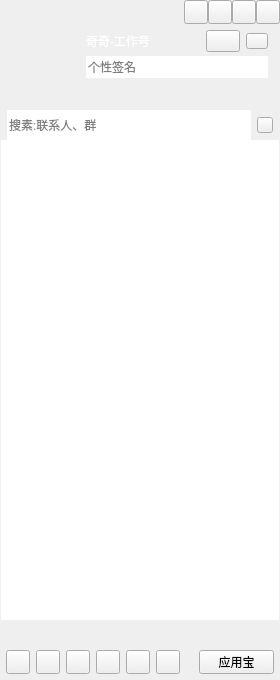
<?xml version="1.0" encoding="UTF-8"?>
<ui version="4.0">
 <class>CCMainWindowClass</class>
 <widget class="QWidget" name="CCMainWindowClass">
  <property name="geometry">
   <rect>
    <x>0</x>
    <y>0</y>
    <width>280</width>
    <height>680</height>
   </rect>
  </property>
  <property name="minimumSize">
   <size>
    <width>280</width>
    <height>680</height>
   </size>
  </property>
  <property name="windowTitle">
   <string>CCMainWindow</string>
  </property>
  <layout class="QVBoxLayout" name="verticalLayout_6">
   <property name="spacing">
    <number>0</number>
   </property>
   <property name="leftMargin">
    <number>0</number>
   </property>
   <property name="topMargin">
    <number>0</number>
   </property>
   <property name="rightMargin">
    <number>0</number>
   </property>
   <property name="bottomMargin">
    <number>0</number>
   </property>
   <item>
    <widget class="QWidget" name="titleWidget" native="true">
     <property name="sizePolicy">
      <sizepolicy hsizetype="Expanding" vsizetype="Preferred">
       <horstretch>0</horstretch>
       <verstretch>0</verstretch>
      </sizepolicy>
     </property>
     <property name="titleskin" stdset="0">
      <bool>true</bool>
     </property>
     <layout class="QVBoxLayout" name="verticalLayout_2">
      <property name="spacing">
       <number>0</number>
      </property>
      <property name="leftMargin">
       <number>0</number>
      </property>
      <property name="topMargin">
       <number>0</number>
      </property>
      <property name="rightMargin">
       <number>0</number>
      </property>
      <property name="bottomMargin">
       <number>0</number>
      </property>
      <item>
       <layout class="QHBoxLayout" name="horizontalLayout">
        <property name="spacing">
         <number>0</number>
        </property>
        <property name="leftMargin">
         <number>12</number>
        </property>
        <item>
         <widget class="QLabel" name="titleIcon">
          <property name="sizePolicy">
           <sizepolicy hsizetype="Fixed" vsizetype="Fixed">
            <horstretch>0</horstretch>
            <verstretch>0</verstretch>
           </sizepolicy>
          </property>
          <property name="minimumSize">
           <size>
            <width>42</width>
            <height>18</height>
           </size>
          </property>
          <property name="maximumSize">
           <size>
            <width>42</width>
            <height>18</height>
           </size>
          </property>
          <property name="text">
           <string/>
          </property>
         </widget>
        </item>
        <item>
         <spacer name="horizontalSpacer">
          <property name="orientation">
           <enum>Qt::Horizontal</enum>
          </property>
          <property name="sizeHint" stdset="0">
           <size>
            <width>40</width>
            <height>20</height>
           </size>
          </property>
         </spacer>
        </item>
        <item>
         <widget class="QPushButton" name="palcehold1">
          <property name="minimumSize">
           <size>
            <width>24</width>
            <height>24</height>
           </size>
          </property>
          <property name="maximumSize">
           <size>
            <width>24</width>
            <height>24</height>
           </size>
          </property>
          <property name="text">
           <string/>
          </property>
          <property name="iconSize">
           <size>
            <width>16</width>
            <height>16</height>
           </size>
          </property>
         </widget>
        </item>
        <item>
         <widget class="QPushButton" name="placehold2">
          <property name="minimumSize">
           <size>
            <width>24</width>
            <height>24</height>
           </size>
          </property>
          <property name="maximumSize">
           <size>
            <width>24</width>
            <height>24</height>
           </size>
          </property>
          <property name="text">
           <string/>
          </property>
          <property name="iconSize">
           <size>
            <width>16</width>
            <height>16</height>
           </size>
          </property>
         </widget>
        </item>
        <item>
         <widget class="QPushButton" name="sysmin">
          <property name="minimumSize">
           <size>
            <width>24</width>
            <height>24</height>
           </size>
          </property>
          <property name="maximumSize">
           <size>
            <width>24</width>
            <height>24</height>
           </size>
          </property>
          <property name="text">
           <string/>
          </property>
          <property name="iconSize">
           <size>
            <width>16</width>
            <height>16</height>
           </size>
          </property>
         </widget>
        </item>
        <item>
         <widget class="QPushButton" name="sysclose">
          <property name="minimumSize">
           <size>
            <width>24</width>
            <height>24</height>
           </size>
          </property>
          <property name="maximumSize">
           <size>
            <width>24</width>
            <height>24</height>
           </size>
          </property>
          <property name="text">
           <string/>
          </property>
          <property name="iconSize">
           <size>
            <width>16</width>
            <height>16</height>
           </size>
          </property>
         </widget>
        </item>
       </layout>
      </item>
      <item>
       <layout class="QHBoxLayout" name="horizontalLayout_3">
        <property name="spacing">
         <number>6</number>
        </property>
        <property name="leftMargin">
         <number>12</number>
        </property>
        <property name="topMargin">
         <number>6</number>
        </property>
        <property name="rightMargin">
         <number>12</number>
        </property>
        <property name="bottomMargin">
         <number>6</number>
        </property>
        <item>
         <widget class="QLabel" name="headLabel">
          <property name="sizePolicy">
           <sizepolicy hsizetype="Fixed" vsizetype="Fixed">
            <horstretch>0</horstretch>
            <verstretch>0</verstretch>
           </sizepolicy>
          </property>
          <property name="minimumSize">
           <size>
            <width>68</width>
            <height>68</height>
           </size>
          </property>
          <property name="maximumSize">
           <size>
            <width>68</width>
            <height>68</height>
           </size>
          </property>
          <property name="text">
           <string/>
          </property>
         </widget>
        </item>
        <item>
         <layout class="QVBoxLayout" name="verticalLayout">
          <property name="spacing">
           <number>4</number>
          </property>
          <item>
           <layout class="QHBoxLayout" name="horizontalLayout_2">
            <property name="spacing">
             <number>6</number>
            </property>
            <item>
             <widget class="QLabel" name="nameLabel">
              <property name="sizePolicy">
               <sizepolicy hsizetype="Expanding" vsizetype="Fixed">
                <horstretch>0</horstretch>
                <verstretch>0</verstretch>
               </sizepolicy>
              </property>
              <property name="minimumSize">
               <size>
                <width>0</width>
                <height>22</height>
               </size>
              </property>
              <property name="maximumSize">
               <size>
                <width>16777215</width>
                <height>22</height>
               </size>
              </property>
              <property name="styleSheet">
               <string notr="true">color:rgb(255,255,255);
font:75 12pt &quot;微软雅黑&quot;;</string>
              </property>
              <property name="text">
               <string>奇奇-工作号</string>
              </property>
             </widget>
            </item>
            <item>
             <widget class="QPushButton" name="stausBtn">
              <property name="sizePolicy">
               <sizepolicy hsizetype="Fixed" vsizetype="Fixed">
                <horstretch>0</horstretch>
                <verstretch>0</verstretch>
               </sizepolicy>
              </property>
              <property name="minimumSize">
               <size>
                <width>34</width>
                <height>22</height>
               </size>
              </property>
              <property name="maximumSize">
               <size>
                <width>34</width>
                <height>22</height>
               </size>
              </property>
              <property name="text">
               <string/>
              </property>
              <property name="iconSize">
               <size>
                <width>16</width>
                <height>16</height>
               </size>
              </property>
              <property name="hasborder" stdset="0">
               <bool>true</bool>
              </property>
             </widget>
            </item>
            <item>
             <widget class="QPushButton" name="levelBtn">
              <property name="sizePolicy">
               <sizepolicy hsizetype="Fixed" vsizetype="Fixed">
                <horstretch>0</horstretch>
                <verstretch>0</verstretch>
               </sizepolicy>
              </property>
              <property name="minimumSize">
               <size>
                <width>22</width>
                <height>16</height>
               </size>
              </property>
              <property name="maximumSize">
               <size>
                <width>22</width>
                <height>16</height>
               </size>
              </property>
              <property name="text">
               <string/>
              </property>
              <property name="iconSize">
               <size>
                <width>16</width>
                <height>16</height>
               </size>
              </property>
              <property name="hasborder" stdset="0">
               <bool>true</bool>
              </property>
             </widget>
            </item>
           </layout>
          </item>
          <item>
           <widget class="QLineEdit" name="lineEdit">
            <property name="minimumSize">
             <size>
              <width>0</width>
              <height>22</height>
             </size>
            </property>
            <property name="maximumSize">
             <size>
              <width>16777215</width>
              <height>22</height>
             </size>
            </property>
            <property name="frame">
             <bool>false</bool>
            </property>
            <property name="placeholderText">
             <string>个性签名</string>
            </property>
           </widget>
          </item>
          <item>
           <widget class="QWidget" name="appWidget" native="true">
            <property name="sizePolicy">
             <sizepolicy hsizetype="Expanding" vsizetype="Fixed">
              <horstretch>0</horstretch>
              <verstretch>0</verstretch>
             </sizepolicy>
            </property>
            <property name="minimumSize">
             <size>
              <width>0</width>
              <height>22</height>
             </size>
            </property>
            <property name="maximumSize">
             <size>
              <width>16777215</width>
              <height>22</height>
             </size>
            </property>
           </widget>
          </item>
         </layout>
        </item>
       </layout>
      </item>
     </layout>
    </widget>
   </item>
   <item>
    <widget class="QWidget" name="widget" native="true">
     <property name="sizePolicy">
      <sizepolicy hsizetype="Expanding" vsizetype="Expanding">
       <horstretch>0</horstretch>
       <verstretch>0</verstretch>
      </sizepolicy>
     </property>
     <layout class="QVBoxLayout" name="verticalLayout_4">
      <property name="spacing">
       <number>0</number>
      </property>
      <property name="leftMargin">
       <number>1</number>
      </property>
      <property name="topMargin">
       <number>0</number>
      </property>
      <property name="rightMargin">
       <number>1</number>
      </property>
      <property name="bottomMargin">
       <number>0</number>
      </property>
      <item>
       <widget class="QWidget" name="searchWidget" native="true">
        <property name="sizePolicy">
         <sizepolicy hsizetype="Expanding" vsizetype="Fixed">
          <horstretch>0</horstretch>
          <verstretch>0</verstretch>
         </sizepolicy>
        </property>
        <property name="minimumSize">
         <size>
          <width>0</width>
          <height>30</height>
         </size>
        </property>
        <property name="maximumSize">
         <size>
          <width>16777215</width>
          <height>30</height>
         </size>
        </property>
        <layout class="QHBoxLayout" name="horizontalLayout_4">
         <property name="spacing">
          <number>6</number>
         </property>
         <property name="leftMargin">
          <number>6</number>
         </property>
         <property name="topMargin">
          <number>0</number>
         </property>
         <property name="rightMargin">
          <number>6</number>
         </property>
         <property name="bottomMargin">
          <number>0</number>
         </property>
         <item>
          <widget class="QLineEdit" name="searchLineEdit">
           <property name="minimumSize">
            <size>
             <width>0</width>
             <height>30</height>
            </size>
           </property>
           <property name="maximumSize">
            <size>
             <width>16777215</width>
             <height>30</height>
            </size>
           </property>
           <property name="frame">
            <bool>false</bool>
           </property>
           <property name="placeholderText">
            <string>搜素:联系人、群</string>
           </property>
          </widget>
         </item>
         <item>
          <widget class="QPushButton" name="searchBtn">
           <property name="sizePolicy">
            <sizepolicy hsizetype="Fixed" vsizetype="Fixed">
             <horstretch>0</horstretch>
             <verstretch>0</verstretch>
            </sizepolicy>
           </property>
           <property name="minimumSize">
            <size>
             <width>16</width>
             <height>16</height>
            </size>
           </property>
           <property name="maximumSize">
            <size>
             <width>16</width>
             <height>16</height>
            </size>
           </property>
           <property name="text">
            <string/>
           </property>
           <property name="iconSize">
            <size>
             <width>16</width>
             <height>16</height>
            </size>
           </property>
          </widget>
         </item>
        </layout>
       </widget>
      </item>
      <item>
       <widget class="QScrollArea" name="scrollArea">
        <property name="frameShape">
         <enum>QFrame::NoFrame</enum>
        </property>
        <property name="widgetResizable">
         <bool>true</bool>
        </property>
        <widget class="QWidget" name="scrollAreaWidgetContents">
         <property name="geometry">
          <rect>
           <x>0</x>
           <y>0</y>
           <width>278</width>
           <height>474</height>
          </rect>
         </property>
         <property name="sizePolicy">
          <sizepolicy hsizetype="Expanding" vsizetype="Expanding">
           <horstretch>0</horstretch>
           <verstretch>0</verstretch>
          </sizepolicy>
         </property>
         <layout class="QVBoxLayout" name="verticalLayout_3">
          <property name="spacing">
           <number>0</number>
          </property>
          <property name="leftMargin">
           <number>0</number>
          </property>
          <property name="topMargin">
           <number>0</number>
          </property>
          <property name="rightMargin">
           <number>0</number>
          </property>
          <property name="bottomMargin">
           <number>0</number>
          </property>
          <item>
           <widget class="QTreeWidget" name="treeWidget">
            <property name="frameShape">
             <enum>QFrame::NoFrame</enum>
            </property>
            <property name="verticalScrollBarPolicy">
             <enum>Qt::ScrollBarAlwaysOff</enum>
            </property>
            <property name="horizontalScrollBarPolicy">
             <enum>Qt::ScrollBarAlwaysOff</enum>
            </property>
            <property name="editTriggers">
             <set>QAbstractItemView::AllEditTriggers</set>
            </property>
            <property name="indentation">
             <number>0</number>
            </property>
            <property name="headerHidden">
             <bool>true</bool>
            </property>
            <property name="expandsOnDoubleClick">
             <bool>false</bool>
            </property>
            <attribute name="headerMinimumSectionSize">
             <number>29</number>
            </attribute>
            <attribute name="headerDefaultSectionSize">
             <number>100</number>
            </attribute>
            <column>
             <property name="text">
              <string notr="true">1</string>
             </property>
            </column>
           </widget>
          </item>
         </layout>
        </widget>
       </widget>
      </item>
     </layout>
    </widget>
   </item>
   <item>
    <widget class="QWidget" name="bottomWidget" native="true">
     <property name="sizePolicy">
      <sizepolicy hsizetype="Expanding" vsizetype="Fixed">
       <horstretch>0</horstretch>
       <verstretch>0</verstretch>
      </sizepolicy>
     </property>
     <property name="minimumSize">
      <size>
       <width>0</width>
       <height>60</height>
      </size>
     </property>
     <property name="maximumSize">
      <size>
       <width>16777215</width>
       <height>60</height>
      </size>
     </property>
     <property name="bottomskin" stdset="0">
      <bool>true</bool>
     </property>
     <layout class="QVBoxLayout" name="verticalLayout_5" stretch="1,1">
      <property name="spacing">
       <number>6</number>
      </property>
      <property name="leftMargin">
       <number>6</number>
      </property>
      <property name="topMargin">
       <number>6</number>
      </property>
      <property name="rightMargin">
       <number>6</number>
      </property>
      <property name="bottomMargin">
       <number>6</number>
      </property>
      <item>
       <layout class="QHBoxLayout" name="bottomLayout_up"/>
      </item>
      <item>
       <layout class="QHBoxLayout" name="horizontalLayout_5">
        <property name="spacing">
         <number>6</number>
        </property>
        <item>
         <widget class="QPushButton" name="bottomBtn_1">
          <property name="sizePolicy">
           <sizepolicy hsizetype="Fixed" vsizetype="Fixed">
            <horstretch>0</horstretch>
            <verstretch>0</verstretch>
           </sizepolicy>
          </property>
          <property name="minimumSize">
           <size>
            <width>24</width>
            <height>24</height>
           </size>
          </property>
          <property name="maximumSize">
           <size>
            <width>24</width>
            <height>24</height>
           </size>
          </property>
          <property name="text">
           <string/>
          </property>
          <property name="iconSize">
           <size>
            <width>16</width>
            <height>16</height>
           </size>
          </property>
         </widget>
        </item>
        <item>
         <widget class="QPushButton" name="bottomBtn_2">
          <property name="sizePolicy">
           <sizepolicy hsizetype="Fixed" vsizetype="Fixed">
            <horstretch>0</horstretch>
            <verstretch>0</verstretch>
           </sizepolicy>
          </property>
          <property name="minimumSize">
           <size>
            <width>24</width>
            <height>24</height>
           </size>
          </property>
          <property name="maximumSize">
           <size>
            <width>24</width>
            <height>24</height>
           </size>
          </property>
          <property name="text">
           <string/>
          </property>
          <property name="iconSize">
           <size>
            <width>16</width>
            <height>16</height>
           </size>
          </property>
         </widget>
        </item>
        <item>
         <widget class="QPushButton" name="bottomBtn_3">
          <property name="sizePolicy">
           <sizepolicy hsizetype="Fixed" vsizetype="Fixed">
            <horstretch>0</horstretch>
            <verstretch>0</verstretch>
           </sizepolicy>
          </property>
          <property name="minimumSize">
           <size>
            <width>24</width>
            <height>24</height>
           </size>
          </property>
          <property name="maximumSize">
           <size>
            <width>24</width>
            <height>24</height>
           </size>
          </property>
          <property name="text">
           <string/>
          </property>
          <property name="iconSize">
           <size>
            <width>16</width>
            <height>16</height>
           </size>
          </property>
         </widget>
        </item>
        <item>
         <widget class="QPushButton" name="bottomBtn_4">
          <property name="sizePolicy">
           <sizepolicy hsizetype="Fixed" vsizetype="Fixed">
            <horstretch>0</horstretch>
            <verstretch>0</verstretch>
           </sizepolicy>
          </property>
          <property name="minimumSize">
           <size>
            <width>24</width>
            <height>24</height>
           </size>
          </property>
          <property name="maximumSize">
           <size>
            <width>24</width>
            <height>24</height>
           </size>
          </property>
          <property name="text">
           <string/>
          </property>
          <property name="iconSize">
           <size>
            <width>16</width>
            <height>16</height>
           </size>
          </property>
         </widget>
        </item>
        <item>
         <widget class="QPushButton" name="bottomBtn_5">
          <property name="sizePolicy">
           <sizepolicy hsizetype="Fixed" vsizetype="Fixed">
            <horstretch>0</horstretch>
            <verstretch>0</verstretch>
           </sizepolicy>
          </property>
          <property name="minimumSize">
           <size>
            <width>24</width>
            <height>24</height>
           </size>
          </property>
          <property name="maximumSize">
           <size>
            <width>24</width>
            <height>24</height>
           </size>
          </property>
          <property name="text">
           <string/>
          </property>
          <property name="iconSize">
           <size>
            <width>16</width>
            <height>16</height>
           </size>
          </property>
         </widget>
        </item>
        <item>
         <widget class="QPushButton" name="bottomBtn_6">
          <property name="sizePolicy">
           <sizepolicy hsizetype="Fixed" vsizetype="Fixed">
            <horstretch>0</horstretch>
            <verstretch>0</verstretch>
           </sizepolicy>
          </property>
          <property name="minimumSize">
           <size>
            <width>24</width>
            <height>24</height>
           </size>
          </property>
          <property name="maximumSize">
           <size>
            <width>24</width>
            <height>24</height>
           </size>
          </property>
          <property name="text">
           <string/>
          </property>
          <property name="iconSize">
           <size>
            <width>16</width>
            <height>16</height>
           </size>
          </property>
         </widget>
        </item>
        <item>
         <spacer name="horizontalSpacer_2">
          <property name="orientation">
           <enum>Qt::Horizontal</enum>
          </property>
          <property name="sizeHint" stdset="0">
           <size>
            <width>18</width>
            <height>20</height>
           </size>
          </property>
         </spacer>
        </item>
        <item>
         <widget class="QPushButton" name="bottomBtn_7">
          <property name="sizePolicy">
           <sizepolicy hsizetype="Preferred" vsizetype="Fixed">
            <horstretch>0</horstretch>
            <verstretch>0</verstretch>
           </sizepolicy>
          </property>
          <property name="minimumSize">
           <size>
            <width>24</width>
            <height>24</height>
           </size>
          </property>
          <property name="maximumSize">
           <size>
            <width>86</width>
            <height>24</height>
           </size>
          </property>
          <property name="text">
           <string>应用宝</string>
          </property>
          <property name="iconSize">
           <size>
            <width>16</width>
            <height>16</height>
           </size>
          </property>
         </widget>
        </item>
       </layout>
      </item>
     </layout>
    </widget>
   </item>
  </layout>
 </widget>
 <layoutdefault spacing="6" margin="11"/>
 <resources>
  <include location="CCMainWindow.qrc"/>
 </resources>
 <connections/>
</ui>
